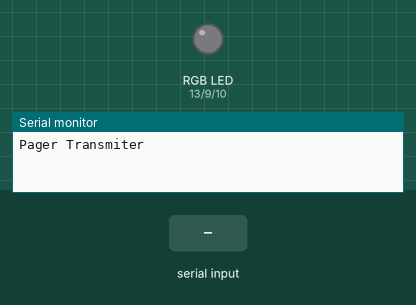
A sketch run on a simulated Arduino Uno, built with avr-gcc and run on an emulated ATmega328P. Shown: an RGB LED mixed from three pins (HIGH = lit), the last lines printed to the serial monitor. The inputs (shaded band) are chosen by the test bench. Dim RGB values are drawn brighter than linear.

Above: at 1.2 s.
1.3 s: "GetCode\n" received over Serial
At 1.8 s:
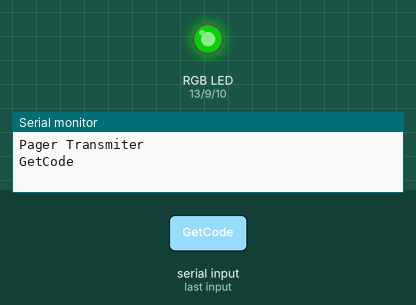
2.8 s: "SendCode\n" received over Serial
At 4.2 s:
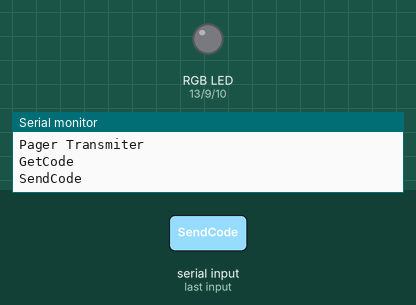
Timing chart, 0 to 5.8 s (numbered marks = the images above; inputs shaded):
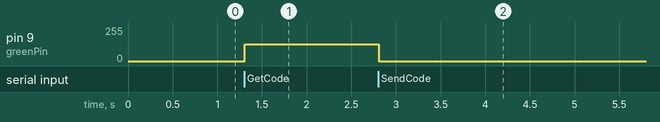

Measured:
- after the input at 1.3 s, pin 9 (greenPin): 0/255 → 127/255 at once
- after the input at 2.8 s, pin 9 (greenPin): 127/255 → 0/255 at once

The sketch:

LeoPager.ino
```cpp
/*
This Arduino App is designed to allow an external device to send (and receive) properly formatted
messages to bar style vibrating 433MHz pagers. The message payload is sent to the LeoStick as an RS232 string
via the arduino's USB serial port.

The reason for using a LeoStick in this way is to allow transmission of the pager data
without the waveform being corrupted by other embedded processes.

The 'pay load' is sent out of the Arduino's RS232 port after each 'bit' is converted
to an ASCII char that will give the correct vaveform for the vibrating pager to recognise.

**Board
Arduino LeoStick 2560

**Pager banks
*WHITE  1010100000111011
*YELLOW 1001000000000111
*RED    0010111100011011
*BLUE   0010101100111011
*GREEN  1010010000111011

** .... message format
+first byte is the number of times to send the message data
+Second byte is the delay between messages
+rest of message contains the actual message to send. This message is binary ie 011011001...

Sending the serial message 'GetCode' to the LeoStick will result in the 433MHz codes received
  by the receiver being echoed out the USB serial port
Sending the serial message 'SendCode' will result in the 433MHz code reception being turned off
The default is to not echo received codes

*/


//Pager block
#include <SoftwareSerial.h>
String PagerMsg;
bool NewLine = true;

//set up the software serial port that will be used to transmit the 433Mhz
//codes to the pagers. A Jaycar ZW3100 is used as the RF module
//https://www.jaycar.co.nz/wireless-modules-transmitter-433mhz/p/ZW3100
//SoftwareSerial used so we can invert the polarity of the data being set to teh RF module
//   this saves having to use a hardware inverter.
//In the setup below we have Rx, Tx, Inv
//Pin 12 is connected to Rx
//Pin 11 is connected to the Transmitter
//Signal is inverted
#define TxIsOnPin 12
#define RxIsOnPin 11
#define Inverted 1
SoftwareSerial mySerial(RxIsOnPin, TxIsOnPin, Inverted);

int BitCount = 0;
byte one = 0x80;
byte zero = 0xFC;
String currentLine;
int queryStringStart;
int queryStringEnd;

// pins for the LEDs:
const int redPin = 13;
const int greenPin = 9;
const int bluePin = 10;

int incomming = '.';
String received = "";
unsigned long previousMillis = 0;
unsigned long currentMillis = 0;
const long interval = 3500;
int Mode = 0;   //transmit

char inChar = '0';

//************************************************
void setup() {
  pinMode(redPin, OUTPUT);
  pinMode(greenPin, OUTPUT);
  pinMode(bluePin, OUTPUT);

  analogWrite(redPin, 127);
  analogWrite(greenPin, 0);

  // Open serial communications:
  Serial.begin(9600);
  Serial.println("Pager Transmiter");

  // set the data rate for the SoftwareSerial port
  mySerial.begin(9600);
}

//************************************************
//sends the data with the correct waveform out the serial port
//each 'bit' is represented by a 'zero' or 'one' character being
//sent out of the RS232 port. The reason for converting the 'zero' and 'one'
//is to emulate manchester encoding https://en.wikipedia.org/wiki/Manchester_code
//The LSB of the pager number is sent first
void sendData(String data){
  char ID = 0;
  int Count = data.length();
  for (int i=0; i<Count; i++){
    ID = data[i];
    if (ID == '0'){
      mySerial.write(zero);
    }else{
      mySerial.write(one);
    }
  }
}

//************************************************
//Sends the msg the requested number of times
//   with set delay between each data burst
void sendMsg(String toSend){
  int NumTimes = toSend[0] - '0';
  int aDelay = toSend[1] - '0';
  for (int i=0; i<NumTimes; i++){
    sendData(toSend.substring(2,27));
    delay(aDelay);
  }
}

//************************************************
//************************************************
//************************************************
void loop() {

  //+++++++++++++++++ deal with received data +++++++++++
  //get received 433MHz data and send it to the USB serial port
  //this will only happen when we have set the Arduino to read mode.
  if (mySerial.available() > 0){
    currentMillis = micros();
    if (currentMillis - previousMillis >= interval) {
      if ((BitCount == 24) && (Mode == 1)){
        Serial.println(received);
      }
      BitCount = 0;
      received = "";
    }else{
      BitCount ++;
    };
    previousMillis = currentMillis;

    incomming = mySerial.read();
    if (incomming == 0xFC){
      received = received + '0';
    };
    if (incomming == 0x80){
      received = received + '1';
    };
  }

  //+++++++++++++++++ send data burst without interruption +++++++++++
  // if there's any serial available, read it
  //and transmit it when the time comes
  while (Serial.available() > 0) {
    inChar = Serial.read();

    //if we get \r set led to red to indicate error
    if (inChar == '\r'){
      Serial.println(currentLine);
      currentLine = "";
    }

    //only transmit on \n
    if (inChar == '\n'){
      PagerMsg = currentLine;
      if (PagerMsg == "GetCode"){
        //turn on 433Mhz RX line and Tx line off
        analogWrite(greenPin, 127);
        analogWrite(redPin, 0);
        Mode = 1;  //receive
      }else{
         if (PagerMsg == "SendCode"){
            //turn off 433MHz Rx line and Tx line on
            analogWrite(greenPin, 0);
            analogWrite(redPin, 127);
            Mode = 0; //transmit
          }else{
            sendMsg(PagerMsg);
            analogWrite(bluePin, 0);
          }
      }
      Serial.println(currentLine);
      currentLine = "";
      analogWrite(bluePin, 0);
    }

    //only add character if it is not CR or LF
    if ((inChar != '\r') && (inChar != '\n')){
      currentLine += inChar;
    }
  }

}
```
